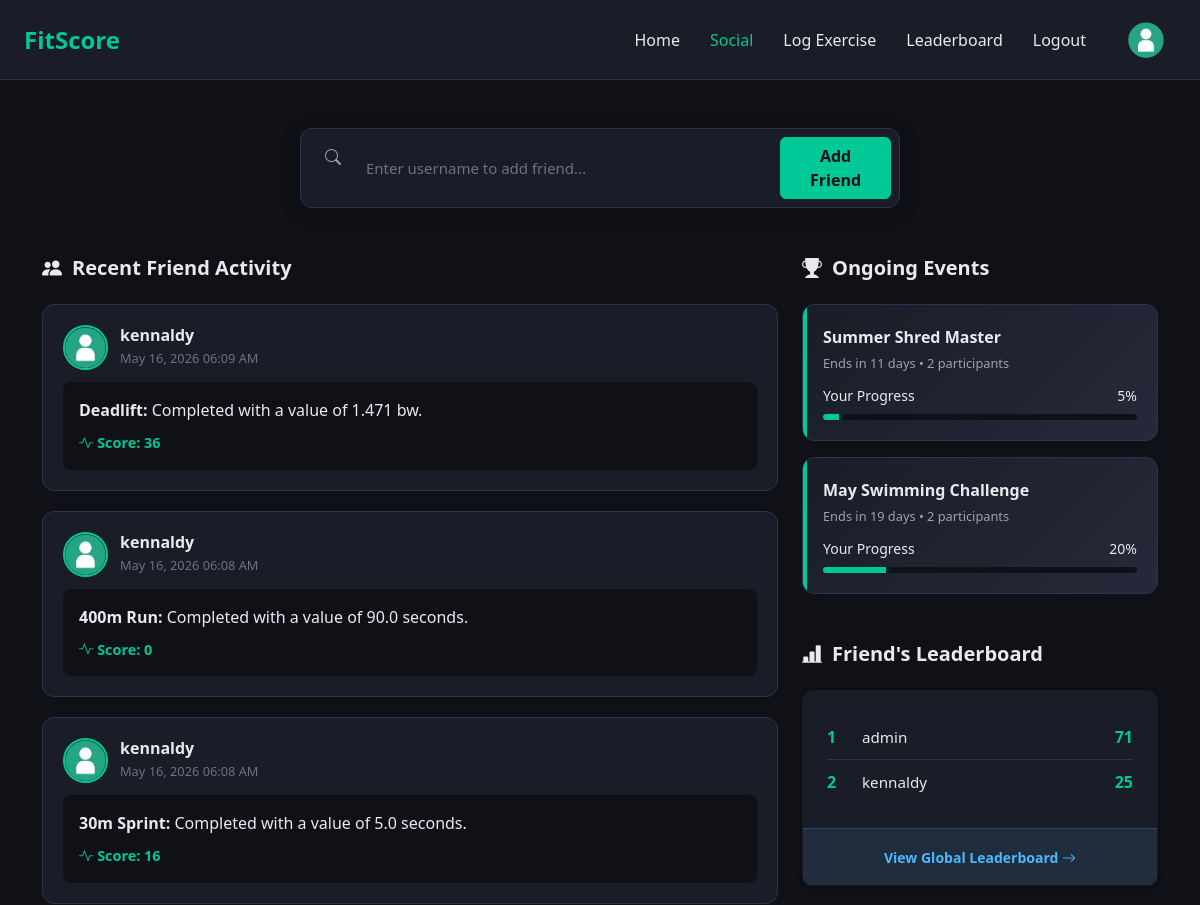
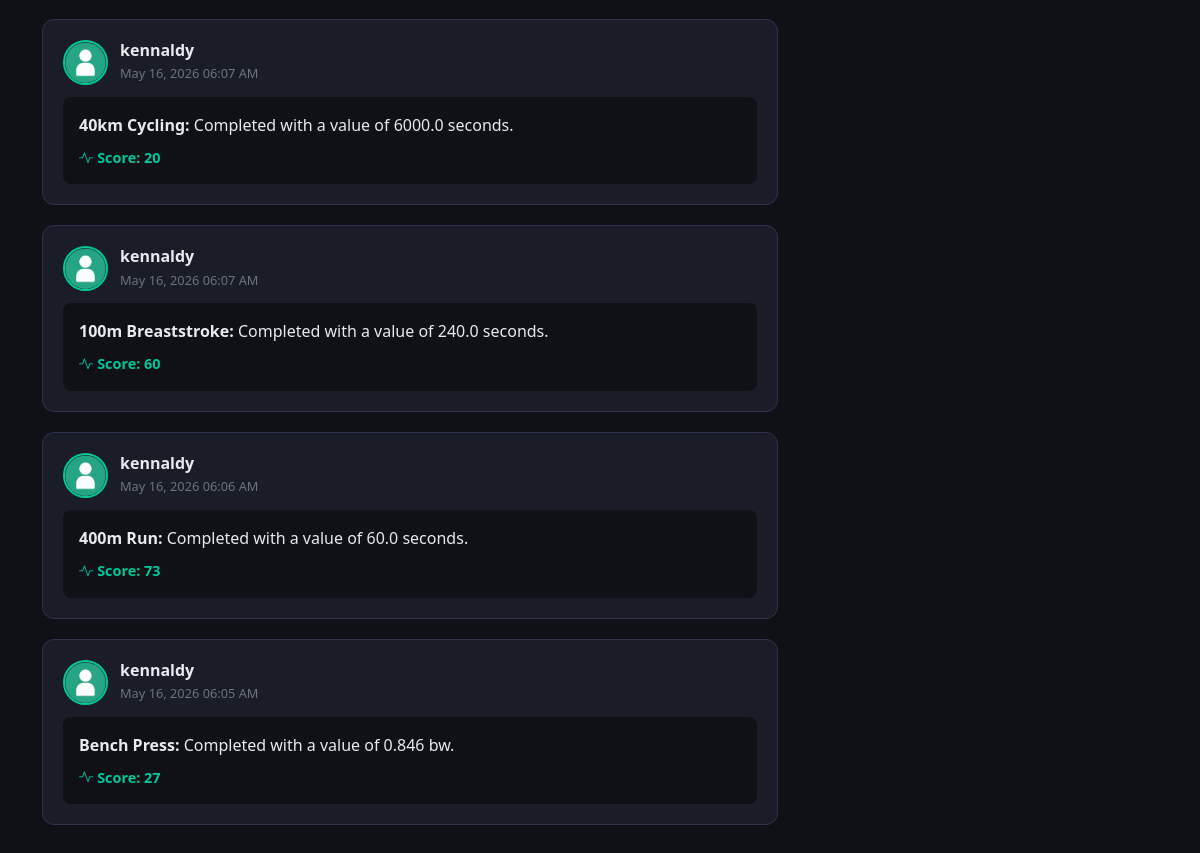
Page /social (signed in) on the committed database (2 pictures, top to bottom).
### models.py (models this page shows, shortened)
class Log(db.Model):
    __tablename__ = 'Logs'
    log_id = db.Column(db.Integer, primary_key=True, autoincrement=True)
    exercise_id = db.Column(db.Integer, db.ForeignKey('Exercises.exercise_id'), nullable=False)
    user_id = db.Column(db.Integer, db.ForeignKey('Users.user_id'), nullable=False)
    stat_value = db.Column(db.Float, nullable=False) # use negative value for time-based exercises
    standardised_score = db.Column(db.Float, nullable=True)
    completed_on = db.Column(db.DateTime, default=datetime.utcnow)

class User(UserMixin, db.Model):
    __tablename__ = 'Users'
    user_id = db.Column(db.Integer, primary_key=True, autoincrement=True)
    firstname = db.Column(db.String(50), nullable=True)
    lastname = db.Column(db.String(50), nullable=True)
    bio = db.Column(db.String(500), nullable=True)
    username = db.Column(db.String(50), nullable=False)
    password = db.Column(db.String(256), nullable=False)
    email = db.Column(db.String(50), nullable=False)
    created_at = db.Column(db.DateTime, default=datetime.utcnow)
    updated_at = db.Column(db.DateTime, default=datetime.utcnow, onupdate=datetime.utcnow)
    logs = db.relationship('Log', backref='user', lazy=True)

class Exercise(db.Model):
    __tablename__ = 'Exercises'
    exercise_id = db.Column(db.Integer, primary_key=True, autoincrement=True)
    exercise_name = db.Column(db.String(50), nullable=False, unique=True)
    exercise_type = db.Column(db.String(50), nullable=False)
    units = db.Column(db.String(50), nullable=False)
    mean_statistic = db.Column(db.Float, nullable=False) # use negative value for time-based exercises
    stdev_statistic = db.Column(db.Float, nullable=False)
    logs = db.relationship('Log', backref='exercise', lazy=True)

class Event(db.Model):
    __tablename__ = 'Events'
    event_id = db.Column(db.Integer, primary_key=True, autoincrement=True)
    title = db.Column(db.String(100), nullable=False)
    target_exercise_type = db.Column(db.String(50), nullable=False)
    target_sessions = db.Column(db.Integer, nullable=False)
    start_date = db.Column(db.DateTime, nullable=False)
    end_date = db.Column(db.DateTime, nullable=False)
    participants_count = db.Column(db.Integer, default=0)

### app.py (the view)
@app.route('/social')
@login_required
def social():
    friendships = Friendship.query.filter_by(user_id_1=current_user.user_id).all()
    friend_ids  = [f.user_id_2 for f in friendships]
    recent_friend_logs = Log.query.filter(Log.user_id.in_(friend_ids)).order_by(Log.completed_on.desc()).limit(10).all()
    users_to_check = [current_user]
    if friend_ids:
        friends = User.query.filter(User.user_id.in_(friend_ids)).all()
        users_to_check.extend(friends)
    friends_leaderboard = [entry for user in users_to_check
                           if (entry := summarize_user_performance(user))['has_logs']]
    friends_leaderboard.sort(key=lambda x: x['overall_score'], reverse=True)
    friends_leaderboard = friends_leaderboard[:5]
    current_time = datetime.utcnow()
    active_events = Event.query.filter(Event.start_date <= current_time, Event.end_date >= current_time).all()
    event_data = []
    for event in active_events:
        completed_sessions = Log.query.join(Exercise).filter(
            Log.user_id == current_user.user_id,
            Exercise.exercise_type == event.target_exercise_type,
            Log.completed_on >= event.start_date,
            Log.completed_on <= event.end_date
        ).count()
        active_participants = db.session.query(Log.user_id).join(Exercise).filter(
            Exercise.exercise_type == event.target_exercise_type,
            Log.completed_on >= event.start_date,
            Log.completed_on <= event.end_date
        ).distinct().count()
        progress_percentage = min(100, int((completed_sessions / event.target_sessions) * 100)) if event.target_sessions > 0 else 0
        days_left = (event.end_date - current_time).days
        event_data.append({
            'title': event.title,
            'participants_count': active_participants,
            'progress_percentage': progress_percentage,
            'days_left': days_left
        })
        friend_log_scores = {
            log.log_id: z_to_percentile(log.standardised_score)
            for log in recent_friend_logs
            if log.standardised_score is not None
        }
    return render_template('social.html', recent_friend_logs=recent_friend_logs, friends_leaderboard=friends_leaderboard, events=event_data, friend_log_scores=friend_log_scores)

### app.py (called while the page is built)
@login_manager.user_loader
def load_user(user_id):
    return User.query.get(int(user_id))

def z_to_percentile(z):
    return round(0.5 * (1 + math.erf(z / math.sqrt(2))) * 100)

### templates/social.html (shortened to what this page needs)
{% extends "base.html" %}
{% block content %}
    <div class="container py-5">
        <div class="social-search-container">
            <form action="{{ url_for('add_friend') }}" method="POST" class="search-input-group">
                <i class="bi bi-search py-2 ps-3 text-muted"></i>
                <input type="text" name="username" placeholder="Enter username to add friend..." required>
                <button type="submit" class="btn btn-primary px-4">Add Friend</button>
            </form>
        </div>
        <div class="row">
            <div class="col-lg-8">
                <h2 class="section-title"><i class="bi bi-people-fill"></i> Recent Friend Activity</h2>
                <div class="activity-feed">
                    {% if recent_friend_logs %}
                        {% for log in recent_friend_logs %}
                            <div class="activity-card">
                                <div class="activity-header">
                                    <img src="{{ url_for('static', filename='images/generic_profile_pic.png') }}" class="activity-user-img" alt="User">
                                    <div class="activity-info">
                                        <h6>{{ log.user.username }}</h6>
                                        <span class="activity-time">{{ log.completed_on.strftime('%b %d, %Y %I:%M %p') }}</span>
                                    </div>
                                </div>
                                <div class="activity-content">
                                    <strong>{{ log.exercise.exercise_name }}:</strong> Completed with a value of {{ log.stat_value | abs if log.stat_value < 0 else log.stat_value }} {{ log.exercise.units }}.
                                    <div class="activity-stats">
                                        <span><i class="bi bi-activity"></i> Score: {{ friend_log_scores[log.log_id] if log.log_id in friend_log_scores else "N/A" }}</span>
                                    </div>
                                </div>
                            </div>
                        {% endfor %}
                    {% else %}
                        <p class="text-muted">No recent activity from friends.</p>
                    {% endif %}
                </div>
            </div>
            <div class="col-lg-4">
                <div class="mb-5">
                    <h2 class="section-title"><i class="bi bi-trophy-fill"></i> Ongoing Events</h2>
                    {% if events %}
                        {% for event in events %}
                        <div class="event-card">
                            <div class="event-title">{{ event.title }}</div>
                            <div class="event-meta">Ends in {{ event.days_left }} days • {{ event.participants_count }} participants</div>
                            <div class="d-flex justify-content-between mb-2">
                                <small>Your Progress</small>
                                <small>{{ event.progress_percentage }}%</small>
                            </div>
                            <div class="progress-bar-container">
                                <div class="progress-bar-fill" style="width: {{ event.progress_percentage }}%;"></div>
                            </div>
                        </div>
                        {% endfor %}
                    {% else %}
                        <p class="text-muted">No ongoing events at the moment. Check back later!</p>
                    {% endif %}
                </div>
                <div>
                    <h2 class="section-title"><i class="bi bi-bar-chart-line-fill"></i> Friend's Leaderboard</h2>
                    <div class="panel p-0">
                        <div class="p-4">
                            {% if friends_leaderboard %}
                                {% for friend in friends_leaderboard %}
                                    <div class="mini-lb-item">
                                        <div class="mini-lb-rank {% if loop.index <= 3 %}top{% endif %}">{{ loop.index }}</div>
                                        <div class="mini-lb-name">{{ friend.username }}</div>
                                        <div class="mini-lb-score">{{ friend.overall_score|int }}</div>
                                    </div>
                                {% endfor %}
                            {% else %}
                                <p class="text-muted mb-0">No friends to show. Add friends to compare your leaderboard scores.</p>
                            {% endif %}
                        </div>
                        <div class="p-3 text-center rounded-bottom" style="background-color: rgba(77, 184, 255, 0.1); border-top: 1px solid rgba(77, 184, 255, 0.2);">
                            <a href="{{ url_for('leaderboard') }}" class="text-decoration-none small fw-bold" style="color: #4db8ff;">View Global Leaderboard <i class="bi bi-arrow-right"></i></a>
                        </div>
                    </div>
                </div>
            </div>
        </div>
    </div>
{% endblock %}

### static/styles.css (style rules this page uses)
body { min-height: 100vh; background-color: #0f1117; color: #e8eaf0; }
.btn-primary { background-color: #00c896; border-color: #00c896; color: #0f1117; font-weight: 600; }
input[type="text"], input[type="number"], input[type="email"], input[type="password"], .profile-bio { padding: 12px 16px; background: #1e1e2e; border: 1px solid #444; border-radius: 6px; color: white; font-size: 15px; width: 100%; }
.panel { background-color: #1a1d27; border-radius: 12px; padding: 1.5rem; box-shadow: 0 4px 6px rgba(0, 0, 0, 0.05), 0 1px 3px rgba(0, 0, 0, 0.1); border: 1px solid #1a1d27; transition: transform 0.2s ease, box-shadow 0.2s ease; }
.social-search-container { max-width: 600px; margin: 0 auto 3rem auto; }
.search-input-group { display: flex; gap: 10px; background: #1a1d27; padding: 8px; border-radius: 12px; border: 1px solid #2e3250; box-shadow: 0 4px 20px rgba(0, 0, 0, 0.2); }
.search-input-group input { flex-grow: 1; background: transparent; border: none; color: white; padding: 10px 15px; outline: none; }
.search-input-group input::placeholder { color: #6b7280; }
.activity-card { background: #1a1d27; border-radius: 12px; padding: 1.25rem; margin-bottom: 1.25rem; border: 1px solid #2e3250; transition: transform 0.2s; }
.activity-header { display: flex; align-items: center; gap: 12px; margin-bottom: 12px; }
.activity-user-img { width: 45px; height: 45px; border-radius: 50%; border: 2px solid #00c896; }
.activity-info h6 { margin: 0; font-weight: 700; color: #e8eaf0; }
.activity-time { font-size: 0.8rem; color: #6b7280; }
.activity-content { background: #0f1117; border-radius: 8px; padding: 1rem; margin-top: 10px; }
.activity-stats { display: flex; gap: 20px; margin-top: 10px; font-size: 0.9rem; color: #00c896; font-weight: 600; }
.section-title { font-size: 1.25rem; font-weight: 700; margin-bottom: 1.5rem; color: #e8eaf0; display: flex; align-items: center; gap: 10px; }
.event-card { background: linear-gradient(135deg, #1a1d27 0%, #252a3a 100%); border-radius: 12px; padding: 1.25rem; margin-bottom: 1rem; border: 1px solid #2e3250; position: relative; overflow: hidden; }
.event-card::before { content: ''; position: absolute; top: 0; left: 0; width: 4px; height: 100%; background: #00c896; }
.event-title { font-weight: 700; font-size: 1rem; margin-bottom: 5px; }
.event-meta { font-size: 0.8rem; color: #9ca3af; margin-bottom: 12px; }
.progress-bar-container { height: 6px; background: #0f1117; border-radius: 3px; overflow: hidden; }
.progress-bar-fill { height: 100%; background: #00c896; box-shadow: 0 0 10px rgba(0, 200, 150, 0.5); }
.mini-lb-item { display: flex; align-items: center; padding: 10px 0; border-bottom: 1px solid #2e3250; }
.mini-lb-item:last-child { border-bottom: none; }
.mini-lb-rank { width: 25px; font-weight: 700; color: #6b7280; }
.mini-lb-rank.top { color: #00c896; }
.mini-lb-name { flex-grow: 1; font-size: 0.95rem; padding-left: 10px; }
.mini-lb-score { font-weight: 700; color: #00c896; }
.text-muted { color: #9ca3af !important; }

### rows in the picture
Log: user.username "kennaldy", completed_on "May 16, 2026 06:09 AM", exercise.exercise_name "Deadlift", stat_value|abs "1.471", exercise.units "bw", friend_log_scores "36"
Log: user.username "kennaldy", completed_on "May 16, 2026 06:08 AM", exercise.exercise_name "400m Run", stat_value|abs "90.0", exercise.units "seconds", friend_log_scores "0"
Log: user.username "kennaldy", completed_on "May 16, 2026 06:08 AM", exercise.exercise_name "30m Sprint", stat_value|abs "5.0", exercise.units "seconds", friend_log_scores "16"
Log: user.username "kennaldy", completed_on "May 16, 2026 06:07 AM", exercise.exercise_name "40km Cycling", stat_value|abs "6000.0", exercise.units "seconds", friend_log_scores "20"
Log: user.username "kennaldy", completed_on "May 16, 2026 06:07 AM", exercise.exercise_name "100m Breaststroke", stat_value|abs "240.0", exercise.units "seconds", friend_log_scores "60"
Log: user.username "kennaldy", completed_on "May 16, 2026 06:06 AM", exercise.exercise_name "400m Run", stat_value|abs "60.0", exercise.units "seconds", friend_log_scores "73"
Log: user.username "kennaldy", completed_on "May 16, 2026 06:05 AM", exercise.exercise_name "Bench Press", stat_value|abs "0.846", exercise.units "bw", friend_log_scores "27"
Event: title "Summer Shred Master", days_left "11", participants_count "2", progress_percentage "5"
Event: title "May Swimming Challenge", days_left "19", participants_count "2", progress_percentage "20"
User: username "admin"
User: username "kennaldy"

### other values in the picture
{{ friend.overall_score|int }} "71" "25"
